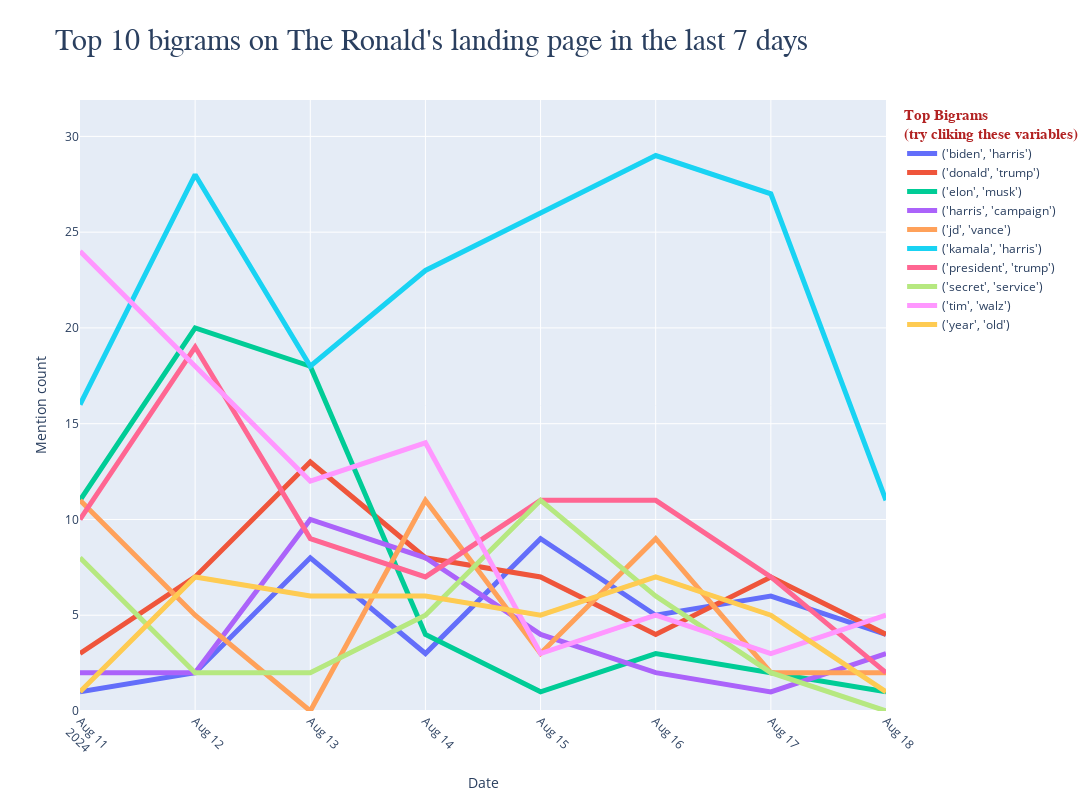

Notebook code for this chart:
### Code cell
num=2
top_n=10
save_viz = "interactive_bigrams_7days"
ngram_time_last_7_days_interactive(num=num, save_viz=save_viz, top_n=top_n)

### Figure 1 — Plotly figure (JSON) as saved in the notebook; plotly's stock layout.template omitted (floating-point values rounded to 4 significant figures)
{"data": [{"line": {"width": 5}, "mode": "lines", "name": "('biden', 'harris')", "type": "scatter", "x": ["2024-08-11T00:00:00", "2024-08-12T00:00:00", "2024-08-13T00:00:00", "2024-08-14T00:00:00", "2024-08-15T00:00:00", "2024-08-16T00:00:00", "2024-08-17T00:00:00", "2024-08-18T00:00:00"], "y": [1, 2, 8, 3, 9, 5, 6, 4]}, {"line": {"width": 5}, "mode": "lines", "name": "('donald', 'trump')", "type": "scatter", "x": ["2024-08-11T00:00:00", "2024-08-12T00:00:00", "2024-08-13T00:00:00", "2024-08-14T00:00:00", "2024-08-15T00:00:00", "2024-08-16T00:00:00", "2024-08-17T00:00:00", "2024-08-18T00:00:00"], "y": [3, 7, 13, 8, 7, 4, 7, 4]}, {"line": {"width": 5}, "mode": "lines", "name": "('elon', 'musk')", "type": "scatter", "x": ["2024-08-11T00:00:00", "2024-08-12T00:00:00", "2024-08-13T00:00:00", "2024-08-14T00:00:00", "2024-08-15T00:00:00", "2024-08-16T00:00:00", "2024-08-17T00:00:00", "2024-08-18T00:00:00"], "y": [11, 20, 18, 4, 1, 3, 2, 1]}, {"line": {"width": 5}, "mode": "lines", "name": "('harris', 'campaign')", "type": "scatter", "x": ["2024-08-11T00:00:00", "2024-08-12T00:00:00", "2024-08-13T00:00:00", "2024-08-14T00:00:00", "2024-08-15T00:00:00", "2024-08-16T00:00:00", "2024-08-17T00:00:00", "2024-08-18T00:00:00"], "y": [2, 2, 10, 8, 4, 2, 1, 3]}, {"line": {"width": 5}, "mode": "lines", "name": "('jd', 'vance')", "type": "scatter", "x": ["2024-08-11T00:00:00", "2024-08-12T00:00:00", "2024-08-13T00:00:00", "2024-08-14T00:00:00", "2024-08-15T00:00:00", "2024-08-16T00:00:00", "2024-08-17T00:00:00", "2024-08-18T00:00:00"], "y": [11, 5, 0, 11, 3, 9, 2, 2]}, {"line": {"width": 5}, "mode": "lines", "name": "('kamala', 'harris')", "type": "scatter", "x": ["2024-08-11T00:00:00", "2024-08-12T00:00:00", "2024-08-13T00:00:00", "2024-08-14T00:00:00", "2024-08-15T00:00:00", "2024-08-16T00:00:00", "2024-08-17T00:00:00", "2024-08-18T00:00:00"], "y": [16, 28, 18, 23, 26, 29, 27, 11]}, {"line": {"width": 5}, "mode": "lines", "name": "('president', 'trump')", "type": "scatter", "x": ["2024-08-11T00:00:00", "2024-08-12T00:00:00", "2024-08-13T00:00:00", "2024-08-14T00:00:00", "2024-08-15T00:00:00", "2024-08-16T00:00:00", "2024-08-17T00:00:00", "2024-08-18T00:00:00"], "y": [10, 19, 9, 7, 11, 11, 7, 2]}, {"line": {"width": 5}, "mode": "lines", "name": "('secret', 'service')", "type": "scatter", "x": ["2024-08-11T00:00:00", "2024-08-12T00:00:00", "2024-08-13T00:00:00", "2024-08-14T00:00:00", "2024-08-15T00:00:00", "2024-08-16T00:00:00", "2024-08-17T00:00:00", "2024-08-18T00:00:00"], "y": [8, 2, 2, 5, 11, 6, 2, 0]}, {"line": {"width": 5}, "mode": "lines", "name": "('tim', 'walz')", "type": "scatter", "x": ["2024-08-11T00:00:00", "2024-08-12T00:00:00", "2024-08-13T00:00:00", "2024-08-14T00:00:00", "2024-08-15T00:00:00", "2024-08-16T00:00:00", "2024-08-17T00:00:00", "2024-08-18T00:00:00"], "y": [24, 18, 12, 14, 3, 5, 3, 5]}, {"line": {"width": 5}, "mode": "lines", "name": "('year', 'old')", "type": "scatter", "x": ["2024-08-11T00:00:00", "2024-08-12T00:00:00", "2024-08-13T00:00:00", "2024-08-14T00:00:00", "2024-08-15T00:00:00", "2024-08-16T00:00:00", "2024-08-17T00:00:00", "2024-08-18T00:00:00"], "y": [1, 7, 6, 6, 5, 7, 5, 1]}], "layout": {"height": 800, "legend": {"title": {"font": {"color": "firebrick", "family": "Courier", "size": 15}, "text": "<b>Top Bigrams<br>(try cliking these variables)</b>"}}, "title": {"font": {"family": "Ariel", "size": 30}, "pad": {"t": 20}, "text": "Top 10 bigrams on The Ronald's landing page in the last 7 days"}, "width": 1200, "xaxis": {"tickangle": 45, "title": {"text": "Date"}}, "yaxis": {"range": [0, 31.9], "title": {"text": "Mention count"}}}}
